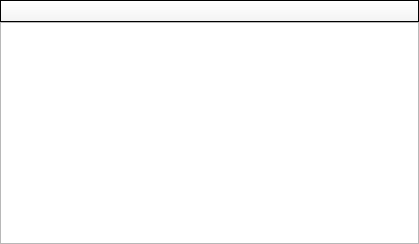
<?xml version="1.0" encoding="UTF-8"?>
<ui version="4.0">
 <class>PyIpChanger</class>
 <widget class="QDialog" name="PyIpChanger">
  <property name="geometry">
   <rect>
    <x>0</x>
    <y>0</y>
    <width>419</width>
    <height>244</height>
   </rect>
  </property>
  <property name="acceptDrops">
   <bool>false</bool>
  </property>
  <property name="windowTitle">
   <string>PyIpChanger</string>
  </property>
  <property name="windowIcon">
   <iconset resource="../graphic/icons.qrc">
    <normaloff>:/logo.png</normaloff>:/logo.png</iconset>
  </property>
  <property name="styleSheet">
   <string notr="true"/>
  </property>
  <layout class="QVBoxLayout" name="verticalLayout">
   <property name="spacing">
    <number>0</number>
   </property>
   <property name="leftMargin">
    <number>0</number>
   </property>
   <property name="topMargin">
    <number>0</number>
   </property>
   <property name="rightMargin">
    <number>0</number>
   </property>
   <property name="bottomMargin">
    <number>0</number>
   </property>
   <item>
    <widget class="QFrame" name="frame">
     <property name="styleSheet">
      <string notr="true">QFrame{
background-color: qlineargradient(spread:pad, x1:1, y1:1, x2:1, y2:0, stop:0 rgba(250, 250, 250, 90), stop:1 rgba(255, 255, 255, 255));
border-bottom: 1px solid darkgrey;
}
QLabel{
background-color: transparent;
border: none;
}
QPushButton{
background-color: transparent;
border: none;
max-width: 64px;
max-height: 64px;
border-radius: 30px;
}
QPushButton:hover{
background-color: grey;
border-radius: 30px;

}
QPushButton:pressed{
background-color: dark grey;
border-radius: 30px;
}</string>
     </property>
     <property name="frameShape">
      <enum>QFrame::StyledPanel</enum>
     </property>
     <property name="frameShadow">
      <enum>QFrame::Raised</enum>
     </property>
     <layout class="QGridLayout" name="gridLayout">
      <property name="leftMargin">
       <number>0</number>
      </property>
      <property name="topMargin">
       <number>0</number>
      </property>
      <property name="rightMargin">
       <number>0</number>
      </property>
      <property name="bottomMargin">
       <number>0</number>
      </property>
      <property name="spacing">
       <number>0</number>
      </property>
      <item row="1" column="4">
       <widget class="QPushButton" name="settingsButton">
        <property name="text">
         <string/>
        </property>
        <property name="icon">
         <iconset resource="../graphic/icons.qrc">
          <normaloff>:/settings.png</normaloff>:/settings.png</iconset>
        </property>
        <property name="iconSize">
         <size>
          <width>64</width>
          <height>64</height>
         </size>
        </property>
       </widget>
      </item>
      <item row="1" column="2">
       <widget class="QPushButton" name="acceptButton">
        <property name="text">
         <string/>
        </property>
        <property name="icon">
         <iconset resource="../graphic/icons.qrc">
          <normaloff>:/ack.png</normaloff>:/ack.png</iconset>
        </property>
        <property name="iconSize">
         <size>
          <width>64</width>
          <height>64</height>
         </size>
        </property>
       </widget>
      </item>
      <item row="1" column="3">
       <widget class="QPushButton" name="addButton">
        <property name="text">
         <string/>
        </property>
        <property name="icon">
         <iconset resource="../graphic/icons.qrc">
          <normaloff>:/add.png</normaloff>:/add.png</iconset>
        </property>
        <property name="iconSize">
         <size>
          <width>64</width>
          <height>64</height>
         </size>
        </property>
       </widget>
      </item>
      <item row="1" column="5">
       <widget class="QPushButton" name="closeButton">
        <property name="text">
         <string/>
        </property>
        <property name="icon">
         <iconset resource="../graphic/icons.qrc">
          <normaloff>:/close.png</normaloff>:/close.png</iconset>
        </property>
        <property name="iconSize">
         <size>
          <width>64</width>
          <height>64</height>
         </size>
        </property>
        <property name="flat">
         <bool>false</bool>
        </property>
       </widget>
      </item>
      <item row="1" column="1">
       <spacer name="horizontalSpacer">
        <property name="orientation">
         <enum>Qt::Horizontal</enum>
        </property>
        <property name="sizeHint" stdset="0">
         <size>
          <width>40</width>
          <height>20</height>
         </size>
        </property>
       </spacer>
      </item>
      <item row="1" column="0">
       <widget class="QLabel" name="logo">
        <property name="maximumSize">
         <size>
          <width>64</width>
          <height>64</height>
         </size>
        </property>
        <property name="lineWidth">
         <number>0</number>
        </property>
        <property name="text">
         <string/>
        </property>
        <property name="pixmap">
         <pixmap resource="../graphic/icons.qrc">:/logo.png</pixmap>
        </property>
        <property name="scaledContents">
         <bool>true</bool>
        </property>
        <property name="indent">
         <number>0</number>
        </property>
       </widget>
      </item>
     </layout>
    </widget>
   </item>
   <item>
    <widget class="QTableView" name="tableView"/>
   </item>
  </layout>
 </widget>
 <resources>
  <include location="../graphic/icons.qrc"/>
  <include location="graphic/icons.qrc"/>
 </resources>
 <connections/>
</ui>
